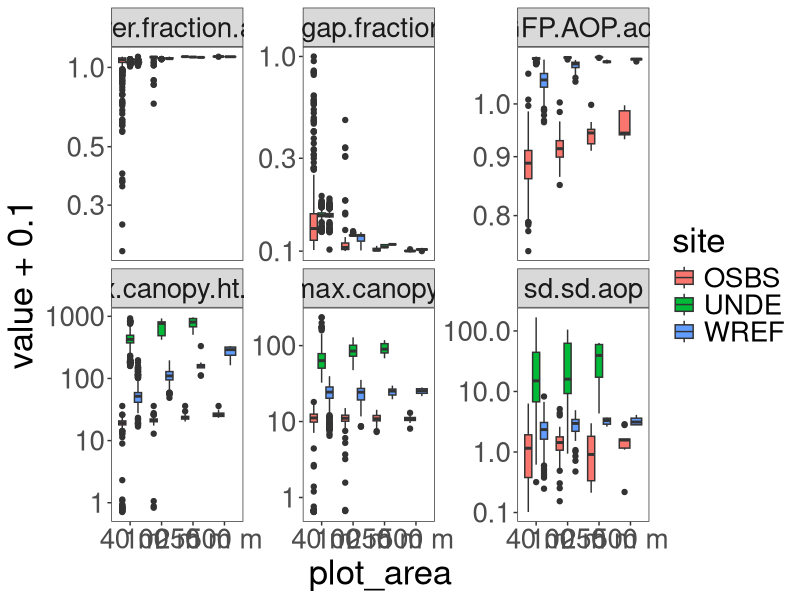

Generate this figure with R:

library(ggplot2)


# pull in different plot areas and graph them.
m40<-read.csv("output_data/OSBS/40m_plot_area.csv")
m100<-read.csv("output_data/OSBS/100m_plot_area.csv")
m250<-read.csv("output_data/OSBS/250m_plot_area.csv")
m500<-read.csv("output_data/OSBS/500m_plot_area.csv")
#
OSBS<-rbind(m40, m100, m250, m500)
OSBS$site<-"OSBS"
###############################
m40<-read.csv("output_data/UNDE/40m_plot_area.csv")
m100<-read.csv("output_data/UNDE/100m_plot_area.csv")
m250<-read.csv("output_data/UNDE/250m_plot_area.csv")
m500<-read.csv("output_data/UNDE/500m_plot_area.csv")
#
UNDE<-rbind(m40, m100, m250)
UNDE$site<-"UNDE"
###############################
m10<-read.csv("output_data/WREF/40m_plot_area.csv")
m40<-read.csv("output_data/WREF/40m_plot_area.csv")
m100<-read.csv("output_data/WREF/100m_plot_area.csv")
m250<-read.csv("output_data/WREF/250m_plot_area.csv")
m500<-read.csv("output_data/WREF/500m_plot_area.csv")
#
WREF<-rbind(m40, m100, m250, m500)
WREF$site<-"WREF"

fsd<-rbind(WREF, OSBS, UNDE)

fsd$plot_area<-factor(fsd$plot_area, levels=c("40 m","100 m", "250 m","500 m"))
table(fsd$metric)

head(fsd)
library(tidyr)
spr<-spread(fsd, "metric","value")
names(spr)

sp<-spr[ ,c(2,3,4,5,6,7,10,11,12,14)]

head(sp)

use<-gather(sp, "metric","value",5:10)

library(ggplot2)
ggplot(use, aes(x=plot_area, y=value+0.1, fill=site))+geom_boxplot()+facet_wrap(~metric, scales="free_y")+scale_y_log10()+
  theme_bw()+theme(panel.grid.major = element_blank(), panel.grid.minor = element_blank())+theme(text=element_text(size=25))



write.csv(use, file="output_data/combined_scaling_data.csv")
